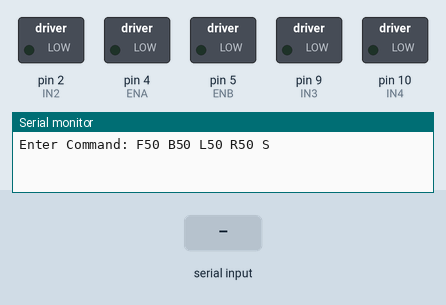
Recording of a sketch running on a simulated Arduino Uno, built with avr-gcc and run on an emulated ATmega328P. Parts: switched loads named in the sketch (green lamp = pin HIGH), the last lines printed to the serial monitor. The test bench sets the inputs (shaded band). Pins used as bus, display or sensor lines are not drawn.

Above: at 1.2 s.
1.3 s: "F90\n" received over Serial
At 2.2 s:
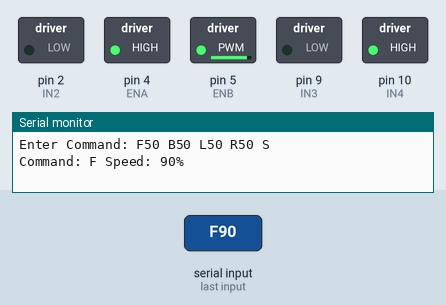
2.8 s: "90,45\n" received over Serial
At 3.4 s:
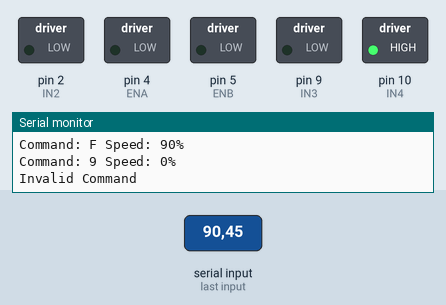
4.3 s: "B90\n" received over Serial
At 5.5 s:
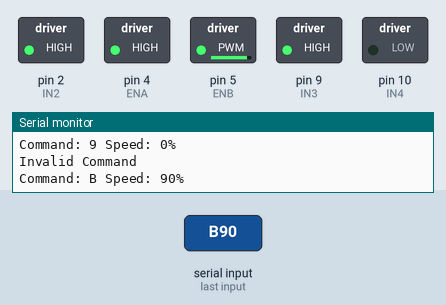
5.8 s: "S90\n" received over Serial
At 6.8 s:
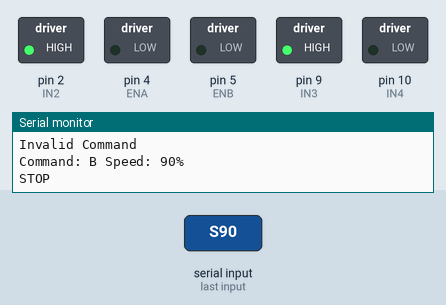
7.3 s: "L90\n" received over Serial
At 8.0 s:
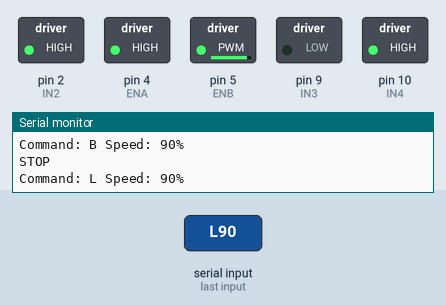
8.8 s: "R90\n" received over Serial
At 9.1 s:
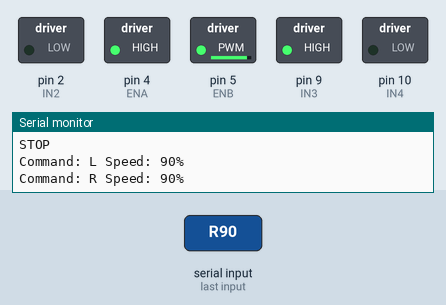
Timing chart, 0 to 11.3 s (numbered marks = the images above; inputs shaded):
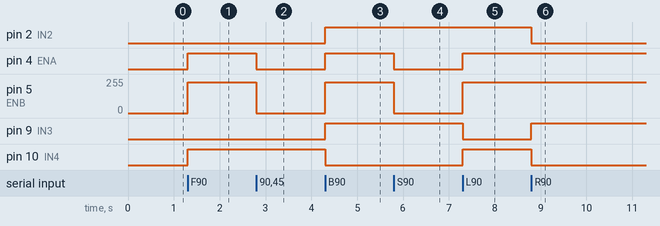

Measured:
- after the input at 1.3 s, pin 4 (ENA), pin 10 (IN4): LOW → HIGH at once; pin 5 (ENB): 0/255 → 229/255 at once
- after the input at 2.8 s, pin 4 (ENA): HIGH → LOW at once; pin 5 (ENB): 229/255 → 0/255 at once
- after the input at 4.3 s, pin 2 (IN2), pin 4 (ENA), pin 9 (IN3): LOW → HIGH at once; pin 5 (ENB): 0/255 → 229/255 at once; pin 10 (IN4): HIGH → LOW at once
- after the input at 5.8 s, pin 4 (ENA): HIGH → LOW at once; pin 5 (ENB): 229/255 → 0/255 at once
- after the input at 7.3 s, pin 4 (ENA), pin 10 (IN4): LOW → HIGH at once; pin 5 (ENB): 0/255 → 229/255 at once; pin 9 (IN3): HIGH → LOW at once
- after the input at 8.8 s, pin 2 (IN2), pin 10 (IN4): HIGH → LOW at once; pin 9 (IN3): LOW → HIGH at once

The sketch:

5_LineFollower.ino
```cpp
#include <Arduino.h>

// -------- Motor Pins --------
#define ENA 4
#define IN1 1
#define IN2 2

#define ENB 5
#define IN3 9
#define IN4 10

// -------- Variables --------
int speedPercent = 50;
int speedPWM = 127;

String input = "";

// -------- Setup --------
void setup() {
  Serial.begin(115200);

  pinMode(ENA, OUTPUT);
  pinMode(IN1, OUTPUT);
  pinMode(IN2, OUTPUT);

  pinMode(ENB, OUTPUT);
  pinMode(IN3, OUTPUT);
  pinMode(IN4, OUTPUT);

  Serial.println("Enter Command: F50 B50 L50 R50 S");
}

// -------- Motor Functions --------
void forward() {
  // Motor A
  digitalWrite(IN1, HIGH);
  digitalWrite(IN2, LOW);
  analogWrite(ENA, speedPWM);

  // Motor B (FIXED)
  digitalWrite(IN3, LOW);
  digitalWrite(IN4, HIGH);
  analogWrite(ENB, speedPWM);
}

void backward() {
  // Motor A
  digitalWrite(IN1, LOW);
  digitalWrite(IN2, HIGH);
  analogWrite(ENA, speedPWM);

  // Motor B (FIXED)
  digitalWrite(IN3, HIGH);
  digitalWrite(IN4, LOW);
  analogWrite(ENB, speedPWM);
}

void left() {
  // Left turn → left motor reverse, right motor forward
  digitalWrite(IN1, LOW);
  digitalWrite(IN2, HIGH);
  analogWrite(ENA, speedPWM);

  digitalWrite(IN3, LOW);
  digitalWrite(IN4, HIGH);
  analogWrite(ENB, speedPWM);
}

void right() {
  // Right turn → left motor forward, right motor reverse
  digitalWrite(IN1, HIGH);
  digitalWrite(IN2, LOW);
  analogWrite(ENA, speedPWM);

  digitalWrite(IN3, HIGH);
  digitalWrite(IN4, LOW);
  analogWrite(ENB, speedPWM);
}
void stopMotor() {
  analogWrite(ENA, 0);
  analogWrite(ENB, 0);
}

// -------- Command Handler --------
void processCommand(String cmd) {
  cmd.trim();
  cmd.toUpperCase();

  if (cmd.length() == 0) return;

  char action = cmd.charAt(0);

  if (action == 'S') {
    stopMotor();
    Serial.println("STOP");
    return;
  }

  int value = cmd.substring(1).toInt();

  if (value < 0) value = 0;
  if (value > 100) value = 100;

  speedPercent = value;
  speedPWM = map(speedPercent, 0, 100, 0, 255);

  Serial.print("Command: ");
  Serial.print(action);
  Serial.print(" Speed: ");
  Serial.print(speedPercent);
  Serial.println("%");

  switch (action) {
    case 'F':
      forward();
      break;

    case 'B':
      backward();
      break;

    case 'L':
      left();
      break;

    case 'R':
      right();
      break;

    default:
      Serial.println("Invalid Command");
      stopMotor();
      break;
  }
}

// -------- Loop --------
void loop() {

  while (Serial.available()) {
    char c = Serial.read();

    if (c == '\n' || c == '\r') {
      processCommand(input);
      input = "";
    } else {
      input += c;
    }
  }
}
```
